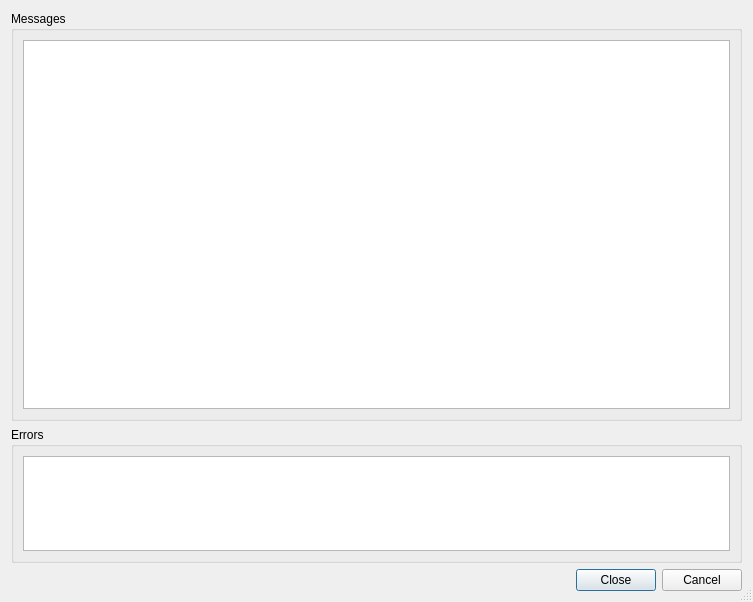
<ui version="4.0" >
 <class>EricapiExecDialog</class>
 <widget class="QDialog" name="EricapiExecDialog" >
  <property name="geometry" >
   <rect>
    <x>0</x>
    <y>0</y>
    <width>753</width>
    <height>602</height>
   </rect>
  </property>
  <property name="windowTitle" >
   <string>Ericapi</string>
  </property>
  <property name="sizeGripEnabled" >
   <bool>true</bool>
  </property>
  <layout class="QVBoxLayout" name="verticalLayout_3" >
   <item>
    <widget class="QGroupBox" name="messagesGroup" >
     <property name="sizePolicy" >
      <sizepolicy vsizetype="Preferred" hsizetype="Preferred" >
       <horstretch>0</horstretch>
       <verstretch>3</verstretch>
      </sizepolicy>
     </property>
     <property name="title" >
      <string>Messages</string>
     </property>
     <layout class="QVBoxLayout" name="verticalLayout" >
      <item>
       <widget class="QTextBrowser" name="contents" >
        <property name="sizePolicy" >
         <sizepolicy vsizetype="Expanding" hsizetype="Expanding" >
          <horstretch>0</horstretch>
          <verstretch>3</verstretch>
         </sizepolicy>
        </property>
        <property name="whatsThis" >
         <string>&lt;b>Ericapi Execution&lt;/b>
&lt;p>This shows the output of the Ericapi generator command.&lt;/p></string>
        </property>
       </widget>
      </item>
     </layout>
    </widget>
   </item>
   <item>
    <widget class="QGroupBox" name="errorGroup" >
     <property name="sizePolicy" >
      <sizepolicy vsizetype="Preferred" hsizetype="Preferred" >
       <horstretch>0</horstretch>
       <verstretch>1</verstretch>
      </sizepolicy>
     </property>
     <property name="title" >
      <string>Errors</string>
     </property>
     <layout class="QVBoxLayout" name="verticalLayout_2" >
      <item>
       <widget class="QTextBrowser" name="errors" >
        <property name="sizePolicy" >
         <sizepolicy vsizetype="Expanding" hsizetype="Expanding" >
          <horstretch>0</horstretch>
          <verstretch>1</verstretch>
         </sizepolicy>
        </property>
        <property name="whatsThis" >
         <string>&lt;b>Ericapi Execution&lt;/b>
&lt;p>This shows the errors of the Ericapi generator command.&lt;/p></string>
        </property>
       </widget>
      </item>
     </layout>
    </widget>
   </item>
   <item>
    <widget class="QDialogButtonBox" name="buttonBox" >
     <property name="orientation" >
      <enum>Qt::Horizontal</enum>
     </property>
     <property name="standardButtons" >
      <set>QDialogButtonBox::Cancel|QDialogButtonBox::Close</set>
     </property>
    </widget>
   </item>
  </layout>
 </widget>
 <pixmapfunction>qPixmapFromMimeSource</pixmapfunction>
 <tabstops>
  <tabstop>contents</tabstop>
  <tabstop>errors</tabstop>
  <tabstop>buttonBox</tabstop>
 </tabstops>
 <resources/>
 <connections/>
</ui>
